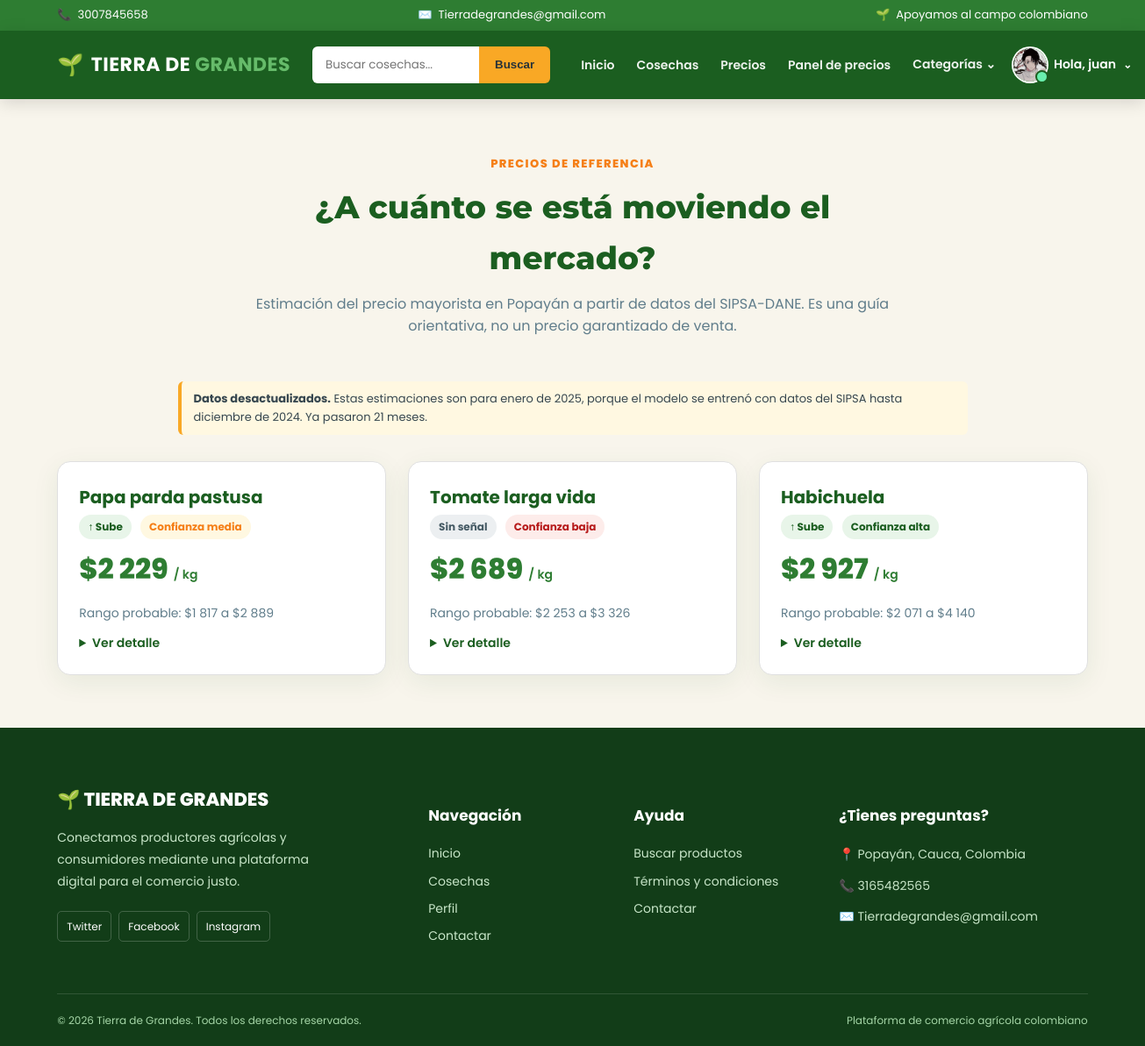
Page /precios-referencia/ (signed in) on the committed database.
### cuentas/models.py (models this page shows, shortened)
class Cuentas (AbstractBaseUser):
    nombres = models.CharField(max_length=50)
    apellidos = models.CharField(max_length=50)
    nombreusuario = models.CharField(max_length=50, unique=True)
    email = models.CharField(max_length=100, unique=True)
    numero_telefono = models.CharField(max_length=50)
    date_joined = models.DateTimeField(auto_now_add=True)
    last_login = models.DateTimeField(auto_now_add=True)
    is_admin = models.BooleanField(default=False)
    is_staff = models.BooleanField(default=False)
    is_active = models.BooleanField(default=False)
    is_superadmin = models.BooleanField(default=False)
    USERNAME_FIELD = 'email'
    REQUIRED_FIELDS = ['nombreusuario', 'nombres', 'apellidos']
    objects = CuentaAdd()
    def full_nombre(self):
        return f'{self.nombres} {self.apellidos}'

class UserPerfil(models.Model):
    user = models.OneToOneField(Cuentas, on_delete=models.CASCADE)
    direccion_linea_1 = models.CharField(blank=True, max_length=100)
    direccion_linea_2 = models.CharField(blank=True, max_length=100)
    image_perfil = models.ImageField(upload_to='userperfil')
    ciudad = models.CharField(blank=True, max_length=20)
    departamento = models.CharField(blank=True, max_length=20)
    descripcion = models.TextField()
    instagram = models.URLField("Instagram", max_length=200, blank=True)
    tiktok = models.URLField("TikTok", max_length=200, blank=True)
    facebook = models.URLField("Facebook", max_length=200, blank=True)

### inteligencia_artificial/views.py (the view)
# urls.py: path("precios-referencia/", views.precios_referencia, name="precios_referencia"),
def precios_referencia(request):
    return render(
        request,
        "inteligencia_artificial/precios_referencia.html",
        {"recomendaciones": cargar_recomendaciones()},
    )

### carrito/context_processors.py (called while the page is built)
def counter(request):
    carrito_count = 0
    try:
        carrito = Carrito.objects.filter(carrito_id=_carrito_id(request))
        if request.user.is_authenticated:
            carrito_items = CarritoItem.objects.all().filter(user=request.user)
        else:
            carrito_items = CarritoItem.objects.all().filter(carrito=carrito[:1])
        for carrito_item in carrito_items:
            carrito_count += carrito_item.cantidad
    except CarritoItem.DoesNotExist:
        carrito_count = 0
    return dict(carrito_count=carrito_count)

### carrito/views.py (called while the page is built)
def _carrito_id(request): #creamos una funcion privada que solo va a funcionar en este archivo
    carrito =request.session.session_key
    if not carrito: #hago una condicion que si no exiate
        carrito = request.session.create()
    return carrito

### categorias/context_processors.py (called while the page is built)
def menu_links(request):
    links = Categoria.objects.all()
    return dict(links=links)

### categorias/models.py (called while the page is built)
    def get_url(self):
        return reverse('productos_categoria', args=[self.slug])

### inteligencia_artificial/services/recomendaciones.py (called while the page is built, shortened)
def cargar_recomendaciones():
    try:
        mtime = RUTA.stat().st_mtime
    except FileNotFoundError:
        return []
    return _cache["datos"]

### tiera_de_grandes/templates/inteligencia_artificial/precios_referencia.html (shortened to what this page needs)
{% extends "index.html" %}
{% load humanize %}
{% block content %}
<main class="ref-wrap">
  <div class="container">
    <div class="section-heading">
      <span class="section-tag">Precios de referencia</span>
      <h2>¿A cuánto se está moviendo el mercado?</h2>
      <p>Estimación del precio mayorista en Popayán a partir de datos del SIPSA-DANE.
         Es una guía orientativa, no un precio garantizado de venta.</p>
    </div>
    {% with primera=recomendaciones.0 %}
        {% if primera.atraso_meses > 1 %}
            <div class="ref-aviso" style="max-width: 900px; margin: 0 auto 30px;">
            <strong>Datos desactualizados.</strong> Estas estimaciones son para
        {{ primera.mes_estimado_texto }}, porque el modelo se entrenó con datos del SIPSA
        hasta {{ primera.mes_base_texto }}. Ya pasaron {{ primera.atraso_meses }} meses.
            </div>
        {% endif %}
    {% endwith %}
    <div class="ref-grid">
      {% for r in recomendaciones %}
      <article class="ref-card">
        <h3>{{ r.producto }}</h3>
        <span class="badge-ref {% if r.direccion == 'Sube' %}b-sube{% elif r.direccion == 'Baja' %}b-baja{% else %}b-neutro{% endif %}">
          {% if r.direccion == 'Sube' %}↑ Sube{% elif r.direccion == 'Baja' %}↓ Baja
          {% elif r.direccion == 'Estable' %}→ Estable{% else %}Sin señal{% endif %}
        </span>
        <span class="badge-ref {% if r.confianza == 'Alta' %}b-alta{% elif r.confianza == 'Media' %}b-media{% else %}b-baja-conf{% endif %}">
          Confianza {{ r.confianza|lower }}
        </span>
        <p class="ref-precio">${{ r.precio_estimado|floatformat:"0g" }} <small style="font-size:14px;font-weight:600">/ kg</small></p>
        <p class="ref-rango">Rango probable: ${{ r.rango_bajo|floatformat:"0g" }} a ${{ r.rango_alto|floatformat:"0g" }}</p>
        <details>
          <summary>Ver detalle</summary>
        </details>
      </article>
      {% empty %}
      <p>Aún no hay recomendaciones generadas. Ejecuta <code>entrenar_modelos.py</code>.</p>
      {% endfor %}
    </div>
  </div>
</main>
{% endblock %}

### tiera_de_grandes/templates/index.html (shortened to what this page needs)
<!DOCTYPE html>
{% load humanize %}
{% load static %}
<html lang="es">
<head>
    <link rel="stylesheet" href="{% static 'css/index.css' %}">
    <link rel="stylesheet" href="{% static 'css/base_extra.css' %}">
    <link rel="stylesheet" href="{% static 'css/login_tdg.css' %}">
</head>
<body>
    <div class="top-bar">
        <div class="container">
            <div class="top-bar-content">
                <div class="top-item">
                    <span aria-hidden="true">📞</span>
                    <span>3007845658</span>
                </div>
                <div class="top-item">
                    <span aria-hidden="true">✉️</span>
                    <span>Tierradegrandes@gmail.com</span>
                </div>
                <div class="top-item top-message">
                    <span aria-hidden="true">🌱</span>
                    <span>Apoyamos al campo colombiano</span>
                </div>
            </div>
        </div>
    </div>
    <nav class="main-navbar" aria-label="Navegación principal">
        <div class="container">
            <div class="navbar-content">
                <a href="{% url 'inicio' %}" class="brand">
                    <span class="brand-icon" aria-hidden="true">🌱</span>
                    <span>TIERRA DE <strong>GRANDES</strong></span>
                </a>
                <form class="search-form" action="{% url 'buscador' %}" method="get" role="search">
                    <input type="search" name="keyword" placeholder="Buscar cosechas..." aria-label="Buscar productos">
                    <button type="submit">Buscar</button>
                </form>
                <div class="nav-menu">
                    <a href="{% url 'inicio' %}" class="nav-link">Inicio</a>
                    <a href="{% url 'verproducto' %}" class="nav-link">Cosechas</a>
                    <a href="{% url 'inteligencia_artificial:precios_referencia' %}" class="nav-link">Precios</a>
                    <a href="{% url 'inteligencia_artificial:panel_precios' %}" class="nav-link">Panel de precios</a>
                    <div class="nav-dropdown" data-dropdown>
                        <button class="nav-link dropdown-button"
                                type="button"
                                data-dropdown-toggle
                                aria-haspopup="true"
                                aria-expanded="false"
                                aria-controls="categoriasMenu">
                            Categorías <span aria-hidden="true">⌄</span>
                        </button>
                    </div>
                    {% if request.user.is_authenticated %}
                        {% with u=request.user %}
                        <div class="nav-dropdown" data-dropdown>
                            <button class="user-button"
                                    type="button"
                                    data-dropdown-toggle
                                    aria-haspopup="true"
                                    aria-expanded="false"
                                    aria-controls="userMenu">
                                <span class="user-avatar" aria-hidden="true">
                                    <span class="user-initial">{{ u.nombres|default:u.nombreusuario|default:"U"|slice:":1"|upper }}</span>
                                    {% if u.userperfil.image_perfil %}
                                        <img src="{{ u.userperfil.image_perfil.url }}"
                                             alt=""
                                             class="user-photo"
                                             onerror="this.remove()">
                                    {% endif %}
                                </span>
                                <span class="user-name">Hola, {{ u.nombres|default:u.nombreusuario|truncatechars:14 }}</span>
                                <span class="dropdown-caret" aria-hidden="true">⌄</span>
                            </button>
                        </div>
                        {% endwith %}
                    {% else %}
                        <a href="{% url 'login' %}" class="nav-link">Iniciar Sesión</a>
                        <a href="{% url 'registrar' %}" class="register-button">Regístrate</a>
                    {% endif %}
                </div>
            </div>
        </div>
    </nav>
    {% block content %}{% endblock content %}
    <footer class="footer">
        <div class="container">
            <div class="footer-grid">
                <div class="footer-column">
                    <a href="{% url 'inicio' %}" class="footer-brand">🌱 TIERRA DE GRANDES</a>
                    <p>
                        Conectamos productores agrícolas y
                        consumidores mediante una plataforma
                        digital para el comercio justo.
                    </p>
                    <div class="social-links">
                        <a href="https://twitter.com/?lang=es" target="_blank" rel="noopener noreferrer">Twitter</a>
                        <a href="https://www.facebook.com/profile.php?id=100084250750943" target="_blank" rel="noopener noreferrer">Facebook</a>
                        <a href="https://www.instagram.com/" target="_blank" rel="noopener noreferrer">Instagram</a>
                    </div>
                </div>
                <div class="footer-column">
                    <h4>Navegación</h4>
                    <a href="{% url 'inicio' %}">Inicio</a>
                    <a href="{% url 'verproducto' %}">Cosechas</a>
                    {% if request.user.is_authenticated %}
                        <a href="{% url 'perfil' %}">Perfil</a>
                    {% endif %}
                    <a href="{% url 'contactar' %}">Contactar</a>
                </div>
                <div class="footer-column">
                    <h4>Ayuda</h4>
                    <a href="{% url 'verproducto' %}">Buscar productos</a>
                    <a href="#">Términos y condiciones</a>
                    <a href="{% url 'contactar' %}">Contactar</a>
                </div>
                <div class="footer-column">
                    <h4>¿Tienes preguntas?</h4>
                    <p>📍 Popayán, Cauca, Colombia</p>
                    <p>📞 3165482565</p>
                    <p>✉️ Tierradegrandes@gmail.com</p>
                </div>
            </div>
            <div class="footer-bottom">
                <p>© {% now "Y" %} Tierra de Grandes. Todos los derechos reservados.</p>
                <p>Plataforma de comercio agrícola colombiano</p>
            </div>
        </div>
    </footer>
</body>
</html>

### tiera_de_grandes/static/css/index.css (style rules this page uses)
:root { --green-dark: #1B5E20; --green: #2E7D32; --green-light: #66BB6A; --green-soft: #E8F5E9; --cream: #F8F5EC; --cream-dark: #F1EBDD; --yellow: #F9A825; --yellow-dark: #F57F17; --brown: #795548; --text: #37474F; --text-light: #607D8B; --white: #FFFFFF; --border: #E0E0E0; --shadow: 0 8px 30px rgba(27, 94, 32, 0.08); --shadow-hover: 0 15px 35px rgba(27, 94, 32, 0.16); }
* { box-sizing: border-box; }
html { scroll-behavior: smooth; }
body { margin: 0; background: var(--cream); color: var(--text); font-family: "Poppins", sans-serif; line-height: 1.6; }
a { text-decoration: none; }
img { max-width: 100%; }
.container { width: 90%; max-width: 1180px; margin: 0 auto; }
.top-bar { background: var(--green); color: white; font-size: 13px; padding: 7px 0; }
.top-bar-content { display: flex; justify-content: space-between; align-items: center; gap: 20px; }
.top-item { display: flex; align-items: center; gap: 7px; }
.top-message { justify-content: flex-end; }
.main-navbar { position: sticky; top: 0; z-index: 1000; background: var(--green-dark); box-shadow: 0 4px 18px rgba(0, 0, 0, 0.14); }
.navbar-content { min-height: 78px; display: flex; align-items: center; gap: 25px; }
.brand { display: flex; align-items: center; gap: 8px; color: white; font-size: 22px; font-weight: 700; letter-spacing: .5px; white-space: nowrap; }
.brand-icon { font-size: 24px; }
.brand strong { color: var(--green-light); }
.search-form { display: flex; margin-left: auto; }
.search-form input { width: 190px; height: 42px; padding: 0 15px; border: none; outline: none; border-radius: 6px 0 0 6px; font-family: inherit; }
.search-form button { height: 42px; border: none; padding: 0 18px; background: var(--yellow); color: #263238; font-weight: 700; border-radius: 0 6px 6px 0; cursor: pointer; }
.nav-menu { display: flex; align-items: center; gap: 5px; }
.nav-link { color: rgba(255,255,255,.92); padding: 9px 10px; font-size: 14px; font-weight: 600; white-space: nowrap; }
.nav-dropdown { position: relative; }
.dropdown-button { background: transparent; border: none; font-family: inherit; cursor: pointer; }
.section-heading { max-width: 750px; margin: 0 auto 50px; text-align: center; }
.section-tag { color: var(--yellow-dark); font-size: 13px; font-weight: 800; text-transform: uppercase; letter-spacing: 1.4px; }
.section-heading h2 { margin: 10px 0; color: var(--green-dark); font-family: "Montserrat", sans-serif; font-size: 36px; font-weight: 800; }
.section-heading p { margin: 0; color: var(--text-light); font-size: 16px; }
.footer { padding: 65px 0 20px; background: #123D18; color: #C8E6C9; }
.footer-grid { display: grid; grid-template-columns: 2fr 1fr 1fr 1.5fr; gap: 45px; }
.footer-brand { display: inline-block; margin-bottom: 15px; color: white; font-size: 21px; font-weight: 800; }
.footer-column p { max-width: 330px; margin: 0 0 10px; font-size: 14px; line-height: 1.8; }
.footer-column h4 { margin-bottom: 18px; color: white; font-size: 17px; font-weight: 700; }
.footer-column > a:not(.footer-brand) { display: block; margin-bottom: 9px; color: #C8E6C9; font-size: 14px; }
.social-links { display: flex; flex-wrap: wrap; gap: 8px; margin-top: 20px; }
.social-links a { padding: 7px 10px; border: 1px solid rgba(255,255,255,.2); border-radius: 5px; color: white; font-size: 12px; }
.footer-bottom { display: flex; justify-content: space-between; gap: 20px; margin-top: 45px; padding-top: 20px; border-top: 1px solid rgba(255,255,255,.13); color: #A5D6A7; font-size: 12px; }
.footer-bottom p { margin: 0; }

### rows in the picture
Cuentas: userperfil.image_perfil (picture), nombres "juan"

### other values in the picture
{{ primera.mes_estimado_texto }} "enero de 2025"
{{ primera.mes_base_texto }} "diciembre de 2024"
{{ primera.atraso_meses }} "21"
{{ r.producto }} "Papa parda pastusa" "Tomate larga vida" "Habichuela"
{{ r.confianza|lower }} "media" "baja" "alta"
{{ r.precio_estimado|floatformat:"0g" }} "2 229" "2 689" "2 927"
{{ r.rango_bajo|floatformat:"0g" }} "1 817" "2 253" "2 071"
{{ r.rango_alto|floatformat:"0g" }} "2 889" "3 326" "4 140"
